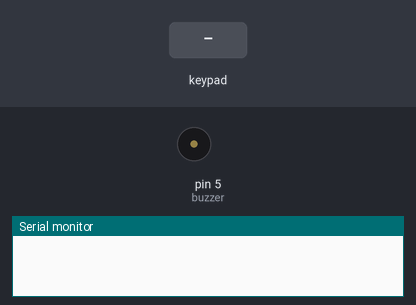
The sketch below on a simulated Arduino Uno, built with avr-gcc and run on an emulated ATmega328P. Parts: buzzer (waves = sounding), the last lines printed to the serial monitor. Inputs (shaded band) come from the test bench.

Above: at 1.2 s.
1.3 s: key '#' pressed
At 1.8 s:
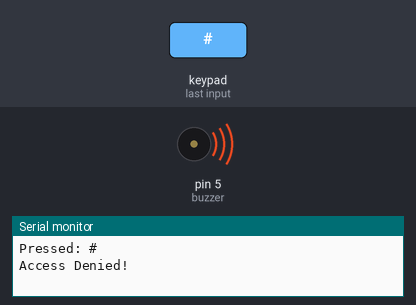
3.8 s: keypad keys 1 2 3 4 pressed 0.4 s apart
6.9 s: key 'A' pressed
8.4 s: keypad keys 1 2 3 4 * pressed 0.4 s apart
11.9 s: key 'B' pressed
13.4 s: keypad keys 1 2 3 4 D pressed 0.4 s apart
Timing chart, 0 to 16.4 s (numbered marks = the images above; inputs shaded):
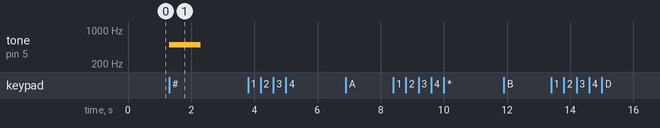

Measured:
- after the input at 1.3 s, tone on pin 5 (buzzer): silent → 500 Hz at once, → silent 1.0 s later

The sketch:

Arduino_code.ino
```cpp
#include <Keypad.h>

const String password = "1234";
String inputPassword = "";

const int greenLED = 7;
const int redLED = 6;
const int buzzer = 5;

const byte ROWS = 4;
const byte COLS = 4;
char keys[ROWS][COLS] = {
  {'1','2','3','A'},
  {'4','5','6','B'},
  {'7','8','9','C'},
  {'*','0','#','D'}
};

byte rowPins[ROWS] = {9, 8, 7, 6};
byte colPins[COLS] = {5, 4, 3, 2};

Keypad keypad = Keypad(makeKeymap(keys), rowPins, colPins, ROWS, COLS);

void setup() {
  pinMode(greenLED, OUTPUT);
  pinMode(redLED, OUTPUT);
  pinMode(buzzer, OUTPUT);
  Serial.begin(9600);
}

void loop() {
  char key = keypad.getKey();
  if (key) {
    Serial.print("Pressed: ");
    Serial.println(key);

    if (key == '#') {
      if (inputPassword == password) {
        unlockSuccess();
      } else {
        accessDenied();
      }
      inputPassword = "";
    } else if (key == '*') {
      inputPassword = "";
      Serial.println("Input cleared");
    } else {
      inputPassword += key;
    }
  }
}

void unlockSuccess() {
  Serial.println("Access Granted!");
  digitalWrite(greenLED, HIGH);
  tone(buzzer, 1000, 200);
  delay(1000);
  digitalWrite(greenLED, LOW);
}

void accessDenied() {
  Serial.println("Access Denied!");
  digitalWrite(redLED, HIGH);
  tone(buzzer, 500, 1000);
  delay(1000);
  digitalWrite(redLED, LOW);
}
```
